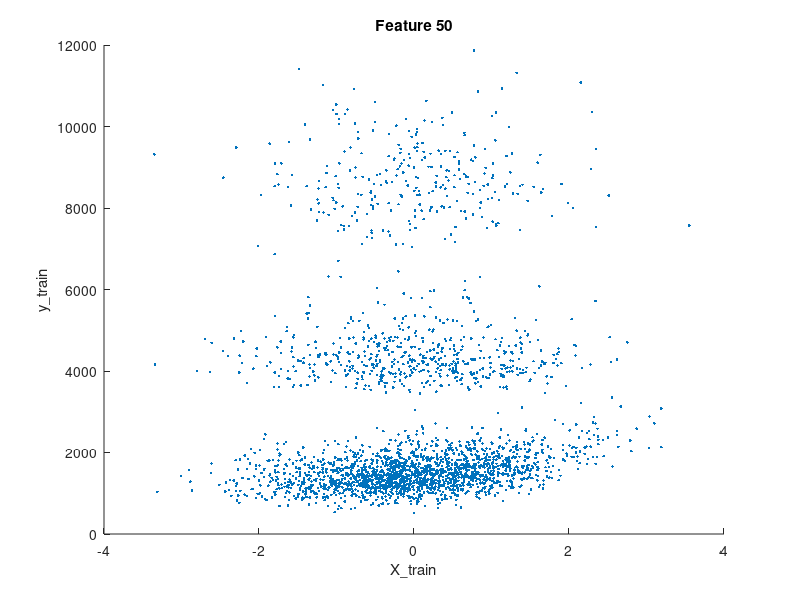
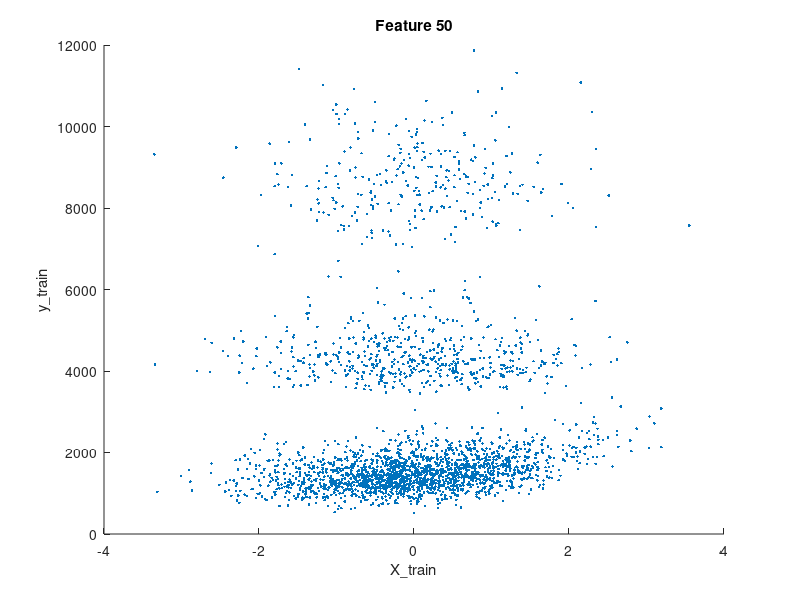

Source code (MATLAB) for these figures, in order:
clear all;
load('Mumbai_regression.mat');

X = normalize(X_train);

%% Plot relevant features
figure;
i = 1;
%subplot(2,1,i);
scatter(X(:, 50), y_train, '.');
xlabel('X\_train');
ylabel('y\_train');
title('Feature 50');
print -dpdf ft50.pdf
% i=i+1;
% subplot(2,1,i);
% scatter(X(:, 21), y_train, '.');
% xlabel('X_train');
% ylabel('y_train');
% title('Feature 21');
% 
% i=i+1;
% subplot(3,3,i);
% scatter(X(:, 38), y_train, '.');
% xlabel('X_train');
% ylabel('y_train');
% title('Feature 38');
% 
% i=i+1;
% subplot(3,3,i);
% scatter(X(:, 46), y_train, '.');
% xlabel('X_train');
% ylabel('y_train');
% title('Feature 46');
% 
% i=i+1;
% subplot(3,3,i);
% scatter(X(:, 50), y_train, '.');
% xlabel('X_train');
% ylabel('y_train');
% title('Feature 50');
% 
% i=i+1;
% subplot(3,3,i);
% scatter(X(:, 56), y_train, '.');
% xlabel('X_train');
% ylabel('y_train');
% title('Feature 56');


% % % Plot all features
% 
% 
% j = 4;
% k = 6;
%     figure;
% for i=1:24
% 
%     subplot(j,k,i);
%     scatter(X(:, i), y_train, '.');
%     xlabel('X_train');
%     ylabel('y_train');
%     title( num2str(i));
% end
%     figure;
% for i=25:49
%     subplot(j,k,(i-24));
%     scatter(X(:, i), y_train, '.');
%     xlabel('X_train');
%     ylabel('y_train');
%     title( num2str(i));
% end
% for i=50:73
%     subplot(j,k,(i-49));
%     scatter(X(:, i), y_train, '.');
%     xlabel('X_train');
%     ylabel('y_train');
%     title( num2str(i));
% end

print -dpdf rlvtFeatures.pdf
